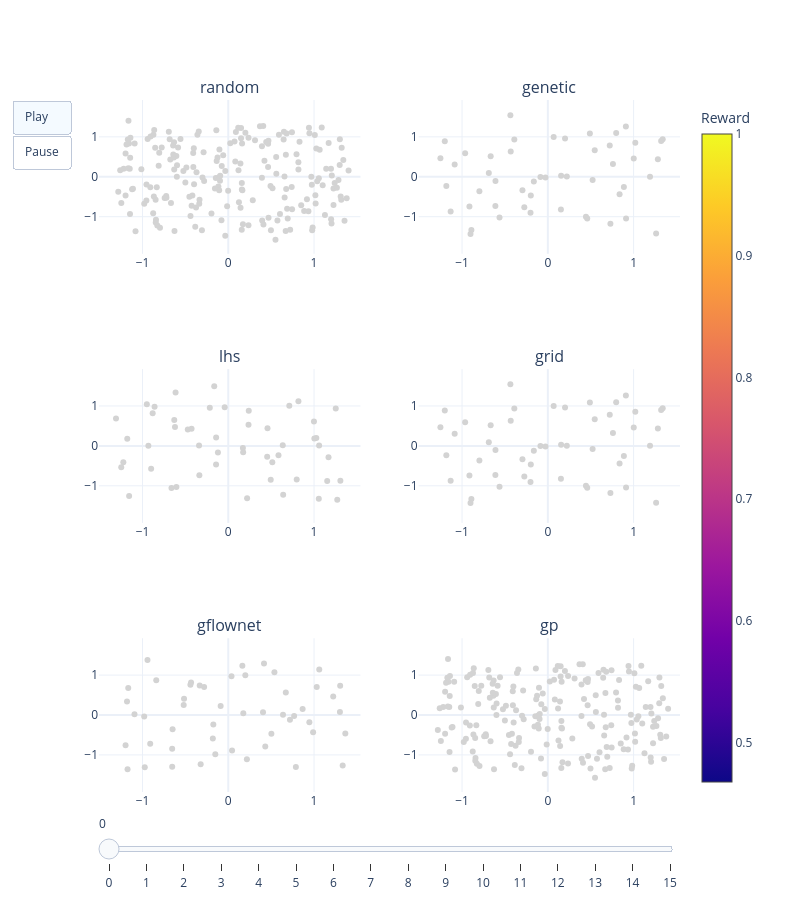

The cell this chart's notebook holds for it:
### Code cell
plot_sampling_grid(sampled_dict_best, cols=2, colorscale="Plasma")

### Figure 1 — Plotly figure (JSON) as saved in the notebook; plotly's stock layout.template omitted (floating-point values rounded to 4 significant figures; data arrays with more than 128 entries replaced by an {"elided": "..."} marker saying what was removed)
{"data": [{"hoverinfo": "skip", "marker": {"cmax": 1, "cmin": 0.4677, "color": [0.4677], "colorbar": {"title": {"text": "Reward"}}, "colorscale": [[0, "#0d0887"], [0.1111, "#46039f"], [0.2222, "#7201a8"], [0.3333, "#9c179e"], [0.4444, "#bd3786"], [0.5556, "#d8576b"], [0.6667, "#ed7953"], [0.7778, "#fb9f3a"], [0.8889, "#fdca26"], [1, "#f0f921"]], "showscale": false, "size": 0.001}, "mode": "markers", "showlegend": false, "type": "scatter", "x": [0.1431], "xaxis": "x", "y": [-0.774], "yaxis": "y"}, {"hoverinfo": "skip", "marker": {"color": "lightgrey", "size": 6}, "mode": "markers", "showlegend": false, "type": "scatter", "x": {"elided": "200 float values"}, "xaxis": "x", "y": {"elided": "200 float values"}, "yaxis": "y"}, {"customdata": [], "hovertemplate": "Iteration %{customdata[0]}<br>Reward %{customdata[1]:.3f}<extra></extra>", "marker": {"cmax": 1, "cmin": 0.4677, "color": [], "colorscale": [[0, "#0d0887"], [0.1111, "#46039f"], [0.2222, "#7201a8"], [0.3333, "#9c179e"], [0.4444, "#bd3786"], [0.5556, "#d8576b"], [0.6667, "#ed7953"], [0.7778, "#fb9f3a"], [0.8889, "#fdca26"], [1, "#f0f921"]], "opacity": [], "showscale": false, "size": 6}, "mode": "markers", "showlegend": false, "type": "scatter", "x": [], "xaxis": "x", "y": [], "yaxis": "y"}, {"customdata": [], "hovertemplate": "Iteration %{customdata[0]}<br>Reward %{customdata[1]:.3f}<extra></extra>", "marker": {"cmax": 1, "cmin": 0.4677, "color": [], "colorscale": [[0, "#0d0887"], [0.1111, "#46039f"], [0.2222, "#7201a8"], [0.3333, "#9c179e"], [0.4444, "#bd3786"], [0.5556, "#d8576b"], [0.6667, "#ed7953"], [0.7778, "#fb9f3a"], [0.8889, "#fdca26"], [1, "#f0f921"]], "showscale": false, "size": 6}, "mode": "markers", "showlegend": false, "type": "scatter", "x": [], "xaxis": "x", "y": [], "yaxis": "y"}, {"hoverinfo": "skip", "marker": {"cmax": 1, "cmin": 0.4677, "color": [0.4677], "colorbar": {"title": {"text": "Reward"}}, "colorscale": [[0, "#0d0887"], [0.1111, "#46039f"], [0.2222, "#7201a8"], [0.3333, "#9c179e"], [0.4444, "#bd3786"], [0.5556, "#d8576b"], [0.6667, "#ed7953"], [0.7778, "#fb9f3a"], [0.8889, "#fdca26"], [1, "#f0f921"]], "showscale": false, "size": 0.001}, "mode": "markers", "showlegend": false, "type": "scatter", "x": [0.5467], "xaxis": "x2", "y": [0.6658], "yaxis": "y2"}, {"hoverinfo": "skip", "marker": {"color": "lightgrey", "size": 6}, "mode": "markers", "showlegend": false, "type": "scatter", "x": [0.5467, -0.1632, 0.2215, -0.4367, 1.321, -1.086, 1.02, -0.2019, 1.339, 0.2006, 0.7591, -0.8911, -0.5632, 0.8364, 0.9101, 1.283, 0.1547, 0.9122, 0.7967, -1.252, 0.8866, -0.1986, -0.6664, 0.4904, 0.722, -0.6882, 0.4445, -0.7979, 0.522, -0.6105, -0.4327, -1.133, -0.2744, -0.9014, -1.201, -0.9641, -0.296, -0.08633, 1.191, 1.002, -0.0274, 0.06792, -0.6116, -1.183, 1.262, -0.9138, 0.1525, 0.4593, 0.7295, -0.3909], "xaxis": "x2", "y": [0.6658, -0.1195, 0.004978, 1.541, 0.8976, 0.3046, 0.853, -0.9037, 0.9426, 0.9586, 0.3211, -1.332, -1.023, -0.4393, 1.26, 0.4361, 0.02871, -1.044, 1.096, 0.4667, -0.254, -0.4687, 0.5155, 1.086, 0.7811, 0.09344, -1.002, -0.3632, -0.07916, -0.1052, 0.6318, -0.8709, -0.766, -1.433, 0.8882, 0.589, -0.3375, -0.002648, 0.002227, 0.4607, -0.01844, 0.9963, -0.7293, -0.2315, -1.423, -0.7444, -0.8202, -1.047, -1.177, 0.9338], "yaxis": "y2"}, {"customdata": [], "hovertemplate": "Iteration %{customdata[0]}<br>Reward %{customdata[1]:.3f}<extra></extra>", "marker": {"cmax": 1, "cmin": 0.4677, "color": [], "colorscale": [[0, "#0d0887"], [0.1111, "#46039f"], [0.2222, "#7201a8"], [0.3333, "#9c179e"], [0.4444, "#bd3786"], [0.5556, "#d8576b"], [0.6667, "#ed7953"], [0.7778, "#fb9f3a"], [0.8889, "#fdca26"], [1, "#f0f921"]], "opacity": [], "showscale": false, "size": 6}, "mode": "markers", "showlegend": false, "type": "scatter", "x": [], "xaxis": "x2", "y": [], "yaxis": "y2"}, {"customdata": [], "hovertemplate": "Iteration %{customdata[0]}<br>Reward %{customdata[1]:.3f}<extra></extra>", "marker": {"cmax": 1, "cmin": 0.4677, "color": [], "colorscale": [[0, "#0d0887"], [0.1111, "#46039f"], [0.2222, "#7201a8"], [0.3333, "#9c179e"], [0.4444, "#bd3786"], [0.5556, "#d8576b"], [0.6667, "#ed7953"], [0.7778, "#fb9f3a"], [0.8889, "#fdca26"], [1, "#f0f921"]], "showscale": false, "size": 6}, "mode": "markers", "showlegend": false, "type": "scatter", "x": [], "xaxis": "x2", "y": [], "yaxis": "y2"}, {"hoverinfo": "skip", "marker": {"cmax": 1, "cmin": 0.4677, "color": [0.4677], "colorbar": {"title": {"text": "Reward"}}, "colorscale": [[0, "#0d0887"], [0.1111, "#46039f"], [0.2222, "#7201a8"], [0.3333, "#9c179e"], [0.4444, "#bd3786"], [0.5556, "#d8576b"], [0.6667, "#ed7953"], [0.7778, "#fb9f3a"], [0.8889, "#fdca26"], [1, "#f0f921"]], "showscale": false, "size": 0.001}, "mode": "markers", "showlegend": false, "type": "scatter", "x": [-0.1419], "xaxis": "x3", "y": [0.2078], "yaxis": "y3"}, {"hoverinfo": "skip", "marker": {"color": "lightgrey", "size": 6}, "mode": "markers", "showlegend": false, "type": "scatter", "x": [-0.1419, 0.5853, -0.3409, 1.271, 1.253, -1.224, -0.6624, 0.236, -0.1208, 0.1735, 0.4948, -0.2156, -0.9498, -0.8593, -0.4282, -0.1422, -1.248, -0.6146, 0.6401, 0.9989, -0.6296, -1.309, -0.8818, -0.6052, -1.156, -0.8993, -0.6213, 1.059, 0.7114, 1.153, 0.4535, -0.9318, 1.307, 0.1703, -1.178, 0.5134, 1.004, -0.3373, 0.2194, 0.8176, 1.169, 0.7978, 1.026, 0.2386, 0.4572, -0.4721, -0.04178, -0.1639, 1.055, 0.6354], "xaxis": "x3", "y": [0.2078, -0.2353, 0.008965, -1.347, 0.938, -0.4121, -1.053, 0.5293, -0.168, -0.1591, -0.8511, 0.9534, 1.044, 0.9794, 0.4313, -0.4648, -0.5358, 1.336, -1.223, 0.6116, 0.6496, 0.6852, 0.8162, -1.032, -1.253, -0.5748, 0.4733, 0.00766, 1.008, -0.8808, -0.2739, 0.003833, -0.8716, -0.05053, 0.179, -0.4115, 0.1823, -0.7335, -1.311, 1.116, -0.2832, -0.8411, 0.1957, 0.8828, 0.4411, 0.4127, 0.9703, 1.497, -1.321, 0.01421], "yaxis": "y3"}, {"customdata": [], "hovertemplate": "Iteration %{customdata[0]}<br>Reward %{customdata[1]:.3f}<extra></extra>", "marker": {"cmax": 1, "cmin": 0.4677, "color": [], "colorscale": [[0, "#0d0887"], [0.1111, "#46039f"], [0.2222, "#7201a8"], [0.3333, "#9c179e"], [0.4444, "#bd3786"], [0.5556, "#d8576b"], [0.6667, "#ed7953"], [0.7778, "#fb9f3a"], [0.8889, "#fdca26"], [1, "#f0f921"]], "opacity": [], "showscale": false, "size": 6}, "mode": "markers", "showlegend": false, "type": "scatter", "x": [], "xaxis": "x3", "y": [], "yaxis": "y3"}, {"customdata": [], "hovertemplate": "Iteration %{customdata[0]}<br>Reward %{customdata[1]:.3f}<extra></extra>", "marker": {"cmax": 1, "cmin": 0.4677, "color": [], "colorscale": [[0, "#0d0887"], [0.1111, "#46039f"], [0.2222, "#7201a8"], [0.3333, "#9c179e"], [0.4444, "#bd3786"], [0.5556, "#d8576b"], [0.6667, "#ed7953"], [0.7778, "#fb9f3a"], [0.8889, "#fdca26"], [1, "#f0f921"]], "showscale": false, "size": 6}, "mode": "markers", "showlegend": false, "type": "scatter", "x": [], "xaxis": "x3", "y": [], "yaxis": "y3"}, {"hoverinfo": "skip", "marker": {"cmax": 1, "cmin": 0.4677, "color": [0.4677], "colorbar": {"title": {"text": "Reward"}}, "colorscale": [[0, "#0d0887"], [0.1111, "#46039f"], [0.2222, "#7201a8"], [0.3333, "#9c179e"], [0.4444, "#bd3786"], [0.5556, "#d8576b"], [0.6667, "#ed7953"], [0.7778, "#fb9f3a"], [0.8889, "#fdca26"], [1, "#f0f921"]], "showscale": false, "size": 0.001}, "mode": "markers", "showlegend": false, "type": "scatter", "x": [0.5467], "xaxis": "x4", "y": [0.6658], "yaxis": "y4"}, {"hoverinfo": "skip", "marker": {"color": "lightgrey", "size": 6}, "mode": "markers", "showlegend": false, "type": "scatter", "x": [0.5467, -0.1632, 0.2215, -0.4367, 1.321, -1.086, 1.02, -0.2019, 1.339, 0.2006, 0.7591, -0.8911, -0.5632, 0.8364, 0.9101, 1.283, 0.1547, 0.9122, 0.7967, -1.252, 0.8866, -0.1986, -0.6664, 0.4904, 0.722, -0.6882, 0.4445, -0.7979, 0.522, -0.6105, -0.4327, -1.133, -0.2744, -0.9014, -1.201, -0.9641, -0.296, -0.08633, 1.191, 1.002, -0.0274, 0.06792, -0.6116, -1.183, 1.262, -0.9138, 0.1525, 0.4593, 0.7295, -0.3909], "xaxis": "x4", "y": [0.6658, -0.1195, 0.004978, 1.541, 0.8976, 0.3046, 0.853, -0.9037, 0.9426, 0.9586, 0.3211, -1.332, -1.023, -0.4393, 1.26, 0.4361, 0.02871, -1.044, 1.096, 0.4667, -0.254, -0.4687, 0.5155, 1.086, 0.7811, 0.09344, -1.002, -0.3632, -0.07916, -0.1052, 0.6318, -0.8709, -0.766, -1.433, 0.8882, 0.589, -0.3375, -0.002648, 0.002227, 0.4607, -0.01844, 0.9963, -0.7293, -0.2315, -1.423, -0.7444, -0.8202, -1.047, -1.177, 0.9338], "yaxis": "y4"}, {"customdata": [], "hovertemplate": "Iteration %{customdata[0]}<br>Reward %{customdata[1]:.3f}<extra></extra>", "marker": {"cmax": 1, "cmin": 0.4677, "color": [], "colorscale": [[0, "#0d0887"], [0.1111, "#46039f"], [0.2222, "#7201a8"], [0.3333, "#9c179e"], [0.4444, "#bd3786"], [0.5556, "#d8576b"], [0.6667, "#ed7953"], [0.7778, "#fb9f3a"], [0.8889, "#fdca26"], [1, "#f0f921"]], "opacity": [], "showscale": false, "size": 6}, "mode": "markers", "showlegend": false, "type": "scatter", "x": [], "xaxis": "x4", "y": [], "yaxis": "y4"}, {"customdata": [], "hovertemplate": "Iteration %{customdata[0]}<br>Reward %{customdata[1]:.3f}<extra></extra>", "marker": {"cmax": 1, "cmin": 0.4677, "color": [], "colorscale": [[0, "#0d0887"], [0.1111, "#46039f"], [0.2222, "#7201a8"], [0.3333, "#9c179e"], [0.4444, "#bd3786"], [0.5556, "#d8576b"], [0.6667, "#ed7953"], [0.7778, "#fb9f3a"], [0.8889, "#fdca26"], [1, "#f0f921"]], "showscale": false, "size": 6}, "mode": "markers", "showlegend": false, "type": "scatter", "x": [], "xaxis": "x4", "y": [], "yaxis": "y4"}, {"hoverinfo": "skip", "marker": {"cmax": 1, "cmin": 0.4677, "color": [0.4677], "colorbar": {"title": {"text": "Reward"}}, "colorscale": [[0, "#0d0887"], [0.1111, "#46039f"], [0.2222, "#7201a8"], [0.3333, "#9c179e"], [0.4444, "#bd3786"], [0.5556, "#d8576b"], [0.6667, "#ed7953"], [0.7778, "#fb9f3a"], [0.8889, "#fdca26"], [1, "#f0f921"]], "showscale": false, "size": 0.001}, "mode": "markers", "showlegend": false, "type": "scatter", "x": [0.4164], "xaxis": "x5", "y": [1.288], "yaxis": "y5"}, {"hoverinfo": "skip", "marker": {"color": "lightgrey", "size": 6}, "mode": "markers", "showlegend": false, "type": "scatter", "x": [0.4164, 0.1986, -1.166, 0.8668, -0.1515, 0.1642, -0.9802, 0.6707, 0.04403, -0.3331, -0.1744, 0.03721, 0.7676, -0.9103, -1.174, 0.1752, -0.1801, 1.304, -0.942, 0.4312, 1.334, 0.788, -1.198, -1.094, -0.2817, 0.5379, -0.6544, 0.4051, 1.031, -0.3221, -0.8399, -0.9738, 0.2169, -1.181, -0.6538, 1.223, 0.7189, -0.5199, 1.302, 0.5025, 0.638, -0.5158, -0.6493, 0.9891, -0.4337, -0.4416, 1.364, -0.08901, 1.061, 0.9451], "xaxis": "x5", "y": [1.288, 0.993, 0.6737, 0.1475, -0.9826, 1.232, -0.03745, 0.5658, -0.8907, 0.7415, -0.2352, 0.9687, -0.02616, -0.7219, -1.361, 0.04148, -0.5894, 0.7356, 1.378, -0.7873, -1.264, -1.3, -0.7586, 0.01829, 0.6987, 1.069, -0.8464, 0.06783, 0.7033, -1.235, 0.8675, -1.306, -1.109, 0.3398, -1.298, 0.4614, -0.1198, 0.2496, 0.07298, -0.471, 0.005309, 0.4077, -0.3574, -0.4337, 0.8111, 0.7567, -0.4639, 0.227, 1.137, -0.1811], "yaxis": "y5"}, {"customdata": [], "hovertemplate": "Iteration %{customdata[0]}<br>Reward %{customdata[1]:.3f}<extra></extra>", "marker": {"cmax": 1, "cmin": 0.4677, "color": [], "colorscale": [[0, "#0d0887"], [0.1111, "#46039f"], [0.2222, "#7201a8"], [0.3333, "#9c179e"], [0.4444, "#bd3786"], [0.5556, "#d8576b"], [0.6667, "#ed7953"], [0.7778, "#fb9f3a"], [0.8889, "#fdca26"], [1, "#f0f921"]], "opacity": [], "showscale": false, "size": 6}, "mode": "markers", "showlegend": false, "type": "scatter", "x": [], "xaxis": "x5", "y": [], "yaxis": "y5"}, {"customdata": [], "hovertemplate": "Iteration %{customdata[0]}<br>Reward %{customdata[1]:.3f}<extra></extra>", "marker": {"cmax": 1, "cmin": 0.4677, "color": [], "colorscale": [[0, "#0d0887"], [0.1111, "#46039f"], [0.2222, "#7201a8"], [0.3333, "#9c179e"], [0.4444, "#bd3786"], [0.5556, "#d8576b"], [0.6667, "#ed7953"], [0.7778, "#fb9f3a"], [0.8889, "#fdca26"], [1, "#f0f921"]], "showscale": false, "size": 6}, "mode": "markers", "showlegend": false, "type": "scatter", "x": [], "xaxis": "x5", "y": [], "yaxis": "y5"}, {"hoverinfo": "skip", "marker": {"cmax": 1, "cmin": 0.4677, "color": [0.4677], "colorbar": {"title": {"text": "Reward"}}, "colorscale": [[0, "#0d0887"], [0.1111, "#46039f"], [0.2222, "#7201a8"], [0.3333, "#9c179e"], [0.4444, "#bd3786"], [0.5556, "#d8576b"], [0.6667, "#ed7953"], [0.7778, "#fb9f3a"], [0.8889, "#fdca26"], [1, "#f0f921"]], "showscale": true, "size": 0.001}, "mode": "markers", "showlegend": false, "type": "scatter", "x": [0.1431], "xaxis": "x6", "y": [-0.774], "yaxis": "y6"}, {"hoverinfo": "skip", "marker": {"color": "lightgrey", "size": 6}, "mode": "markers", "showlegend": false, "type": "scatter", "x": {"elided": "200 float values"}, "xaxis": "x6", "y": {"elided": "200 float values"}, "yaxis": "y6"}, {"customdata": [], "hovertemplate": "Iteration %{customdata[0]}<br>Reward %{customdata[1]:.3f}<extra></extra>", "marker": {"cmax": 1, "cmin": 0.4677, "color": [], "colorscale": [[0, "#0d0887"], [0.1111, "#46039f"], [0.2222, "#7201a8"], [0.3333, "#9c179e"], [0.4444, "#bd3786"], [0.5556, "#d8576b"], [0.6667, "#ed7953"], [0.7778, "#fb9f3a"], [0.8889, "#fdca26"], [1, "#f0f921"]], "opacity": [], "showscale": false, "size": 6}, "mode": "markers", "showlegend": false, "type": "scatter", "x": [], "xaxis": "x6", "y": [], "yaxis": "y6"}, {"customdata": [], "hovertemplate": "Iteration %{customdata[0]}<br>Reward %{customdata[1]:.3f}<extra></extra>", "marker": {"cmax": 1, "cmin": 0.4677, "color": [], "colorscale": [[0, "#0d0887"], [0.1111, "#46039f"], [0.2222, "#7201a8"], [0.3333, "#9c179e"], [0.4444, "#bd3786"], [0.5556, "#d8576b"], [0.6667, "#ed7953"], [0.7778, "#fb9f3a"], [0.8889, "#fdca26"], [1, "#f0f921"]], "showscale": false, "size": 6}, "mode": "markers", "showlegend": false, "type": "scatter", "x": [], "xaxis": "x6", "y": [], "yaxis": "y6"}], "layout": {"annotations": [{"font": {"size": 16}, "showarrow": false, "text": "random", "x": 0.225, "xanchor": "center", "xref": "paper", "y": 1, "yanchor": "bottom", "yref": "paper"}, {"font": {"size": 16}, "showarrow": false, "text": "genetic", "x": 0.775, "xanchor": "center", "xref": "paper", "y": 1, "yanchor": "bottom", "yref": "paper"}, {"font": {"size": 16}, "showarrow": false, "text": "lhs", "x": 0.225, "xanchor": "center", "xref": "paper", "y": 0.6111, "yanchor": "bottom", "yref": "paper"}, {"font": {"size": 16}, "showarrow": false, "text": "grid", "x": 0.775, "xanchor": "center", "xref": "paper", "y": 0.6111, "yanchor": "bottom", "yref": "paper"}, {"font": {"size": 16}, "showarrow": false, "text": "gflownet", "x": 0.225, "xanchor": "center", "xref": "paper", "y": 0.2222, "yanchor": "bottom", "yref": "paper"}, {"font": {"size": 16}, "showarrow": false, "text": "gp", "x": 0.775, "xanchor": "center", "xref": "paper", "y": 0.2222, "yanchor": "bottom", "yref": "paper"}], "height": 900, "margin": {"r": 120}, "sliders": [{"steps": [{"args": [["0"], {"frame": {"redraw": true}, "mode": "immediate"}], "label": "0", "method": "animate"}, {"args": [["1"], {"frame": {"redraw": true}, "mode": "immediate"}], "label": "1", "method": "animate"}, {"args": [["2"], {"frame": {"redraw": true}, "mode": "immediate"}], "label": "2", "method": "animate"}, {"args": [["3"], {"frame": {"redraw": true}, "mode": "immediate"}], "label": "3", "method": "animate"}, {"args": [["4"], {"frame": {"redraw": true}, "mode": "immediate"}], "label": "4", "method": "animate"}, {"args": [["5"], {"frame": {"redraw": true}, "mode": "immediate"}], "label": "5", "method": "animate"}, {"args": [["6"], {"frame": {"redraw": true}, "mode": "immediate"}], "label": "6", "method": "animate"}, {"args": [["7"], {"frame": {"redraw": true}, "mode": "immediate"}], "label": "7", "method": "animate"}, {"args": [["8"], {"frame": {"redraw": true}, "mode": "immediate"}], "label": "8", "method": "animate"}, {"args": [["9"], {"frame": {"redraw": true}, "mode": "immediate"}], "label": "9", "method": "animate"}, {"args": [["10"], {"frame": {"redraw": true}, "mode": "immediate"}], "label": "10", "method": "animate"}, {"args": [["11"], {"frame": {"redraw": true}, "mode": "immediate"}], "label": "11", "method": "animate"}, {"args": [["12"], {"frame": {"redraw": true}, "mode": "immediate"}], "label": "12", "method": "animate"}, {"args": [["13"], {"frame": {"redraw": true}, "mode": "immediate"}], "label": "13", "method": "animate"}, {"args": [["14"], {"frame": {"redraw": true}, "mode": "immediate"}], "label": "14", "method": "animate"}, {"args": [["15"], {"frame": {"redraw": true}, "mode": "immediate"}], "label": "15", "method": "animate"}]}], "updatemenus": [{"buttons": [{"args": [null, {"frame": {"duration": 900}, "fromcurrent": true}], "label": "Play", "method": "animate"}, {"args": [[null], {"mode": "immediate"}], "label": "Pause", "method": "animate"}], "type": "buttons"}], "width": 800, "xaxis": {"anchor": "y", "domain": [0, 0.45], "range": [-1.507, 1.541]}, "xaxis2": {"anchor": "y2", "domain": [0.55, 1], "range": [-1.507, 1.541]}, "xaxis3": {"anchor": "y3", "domain": [0, 0.45], "range": [-1.507, 1.541]}, "xaxis4": {"anchor": "y4", "domain": [0.55, 1], "range": [-1.507, 1.541]}, "xaxis5": {"anchor": "y5", "domain": [0, 0.45], "range": [-1.507, 1.541]}, "xaxis6": {"anchor": "y6", "domain": [0.55, 1], "range": [-1.507, 1.541]}, "yaxis": {"anchor": "x", "domain": [0.7778, 1], "range": [-1.929, 1.923]}, "yaxis2": {"anchor": "x2", "domain": [0.7778, 1], "range": [-1.929, 1.923]}, "yaxis3": {"anchor": "x3", "domain": [0.3889, 0.6111], "range": [-1.929, 1.923]}, "yaxis4": {"anchor": "x4", "domain": [0.3889, 0.6111], "range": [-1.929, 1.923]}, "yaxis5": {"anchor": "x5", "domain": [0, 0.2222], "range": [-1.929, 1.923]}, "yaxis6": {"anchor": "x6", "domain": [0, 0.2222], "range": [-1.929, 1.923]}}}
